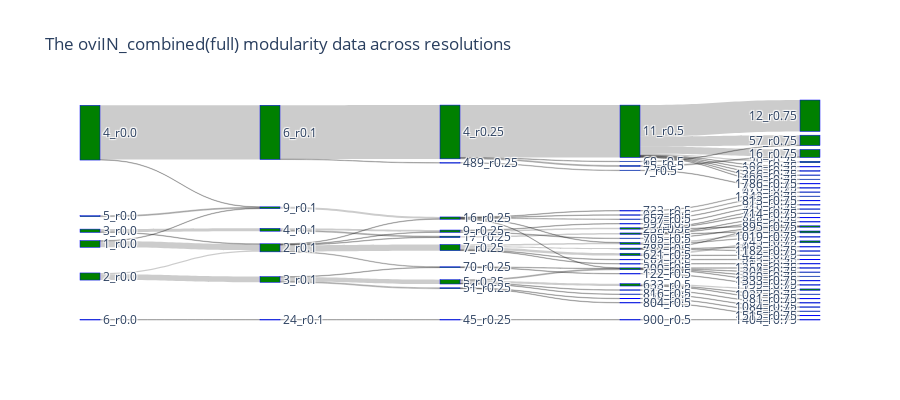

The cell this chart's notebook holds for it:
### Code cell
create_sankey(ovi_HB_node_df, chi_values, prominent=True, prom_types=prominent_types, figsize=400)

### Figure 1 — Plotly figure (JSON) as saved in the notebook; plotly's stock layout.template omitted (floating-point values rounded to 4 significant figures)
{"data": [{"link": {"source": [1, 1, 4, 4, 2, 2, 0, 0, 3, 5, 11, 7, 7, 7, 7, 7, 10, 10, 10, 8, 8, 6, 6, 9, 16, 16, 16, 16, 16, 14, 21, 20, 12, 12, 12, 18, 18, 17, 17, 17, 17, 19, 19, 13, 13, 13, 13, 13, 15, 15, 15, 22, 22, 22, 22, 22, 22, 22, 22, 22, 40, 24, 28, 28, 28, 38, 38, 38, 38, 25, 25, 35, 29, 23, 36, 36, 32, 34, 34, 34, 26, 26, 26, 45, 33, 27, 30, 31, 31, 31, 39, 44, 42, 37, 43, 41], "target": [7, 9, 7, 10, 7, 8, 6, 9, 9, 11, 21, 16, 14, 19, 13, 15, 18, 17, 19, 14, 15, 20, 12, 16, 38, 25, 45, 30, 41, 26, 43, 39, 22, 24, 23, 44, 37, 38, 32, 34, 42, 40, 38, 25, 35, 36, 33, 31, 28, 29, 27, 50, 46, 83, 48, 85, 84, 47, 51, 49, 72, 48, 69, 58, 55, 68, 73, 74, 71, 66, 52, 63, 56, 49, 78, 65, 59, 62, 61, 79, 52, 53, 54, 82, 60, 55, 57, 64, 81, 55, 70, 80, 76, 67, 77, 75], "value": [13, 1, 3, 12, 1, 6, 114, 1, 2, 1, 1, 1, 1, 1, 13, 1, 2, 9, 1, 2, 4, 1, 113, 4, 1, 1, 1, 1, 1, 3, 1, 1, 110, 2, 1, 1, 1, 2, 1, 5, 1, 1, 1, 3, 1, 5, 1, 3, 3, 1, 1, 1, 66, 1, 15, 1, 1, 3, 1, 21, 1, 2, 1, 1, 1, 1, 1, 1, 1, 1, 3, 1, 1, 1, 1, 4, 1, 1, 3, 1, 1, 1, 1, 1, 1, 1, 1, 1, 1, 1, 1, 1, 1, 1, 1, 1]}, "node": {"color": "green", "label": ["4_r0.0", "1_r0.0", "3_r0.0", "5_r0.0", "2_r0.0", "6_r0.0", "6_r0.1", "2_r0.1", "4_r0.1", "9_r0.1", "3_r0.1", "24_r0.1", "4_r0.25", "7_r0.25", "17_r0.25", "9_r0.25", "16_r0.25", "5_r0.25", "51_r0.25", "70_r0.25", "489_r0.25", "45_r0.25", "11_r0.5", "60_r0.5", "15_r0.5", "296_r0.5", "638_r0.5", "705_r0.5", "23_r0.5", "597_r0.5", "723_r0.5", "782_r0.5", "628_r0.5", "702_r0.5", "633_r0.5", "584_r0.5", "621_r0.5", "829_r0.5", "290_r0.5", "7_r0.5", "122_r0.5", "962_r0.5", "816_r0.5", "900_r0.5", "804_r0.5", "657_r0.5", "12_r0.75", "29_r0.75", "16_r0.75", "57_r0.75", "106_r0.75", "326_r0.75", "514_r0.75", "782_r0.75", "868_r0.75", "895_r0.75", "715_r0.75", "917_r0.75", "719_r0.75", "833_r0.75", "889_r0.75", "776_r0.75", "1037_r0.75", "713_r0.75", "1024_r0.75", "745_r0.75", "1019_r0.75", "984_r0.75", "1258_r0.75", "714_r0.75", "770_r0.75", "304_r0.75", "1199_r0.75", "1260_r0.75", "1333_r0.75", "1342_r0.75", "1084_r0.75", "1404_r0.75", "1429_r0.75", "81_r0.75", "1515_r0.75", "1182_r0.75", "813_r0.75", "1366_r0.75", "190_r0.75", "1786_r0.75"], "line": {"color": "blue", "width": 0.5}, "pad": 15, "thickness": 20}, "type": "sankey"}], "layout": {"height": 400, "title": {"text": "The oviIN_combined(full) modularity data across resolutions"}}}
